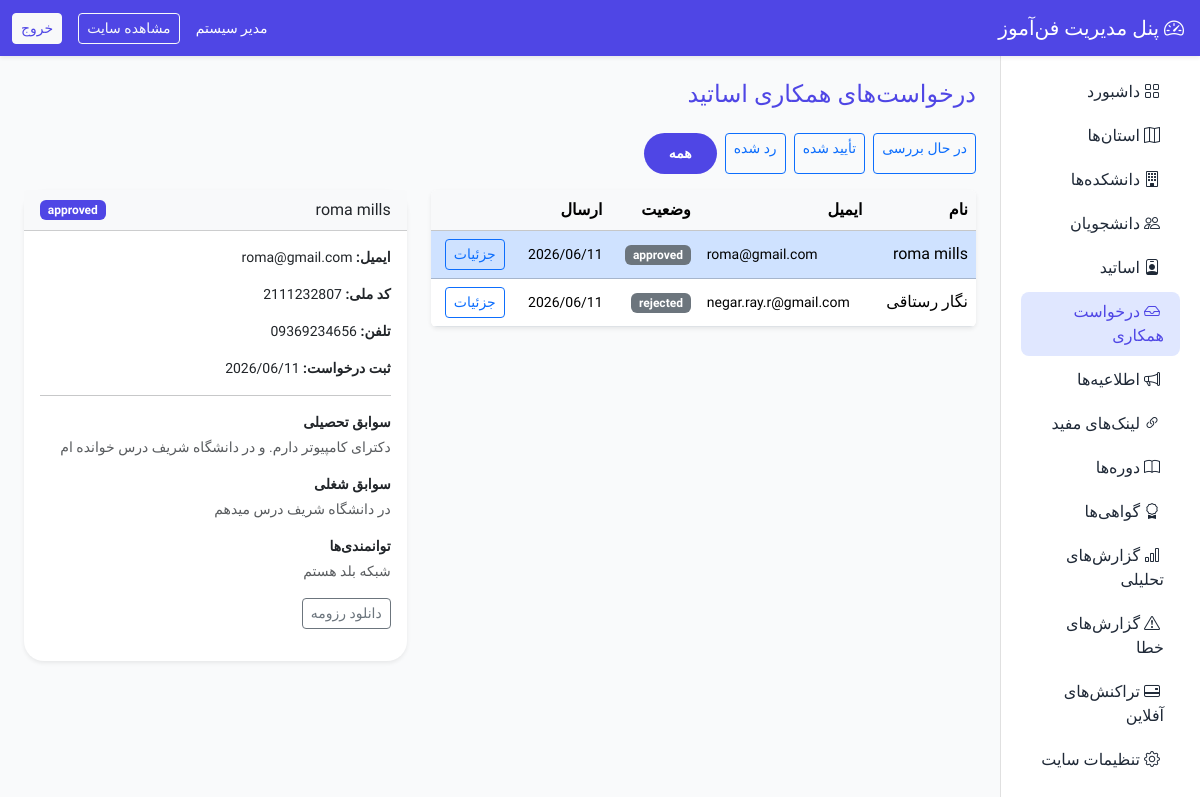
Before: /admin/teacher_applications.php?id=14&status=all (signed in) with the older database file.
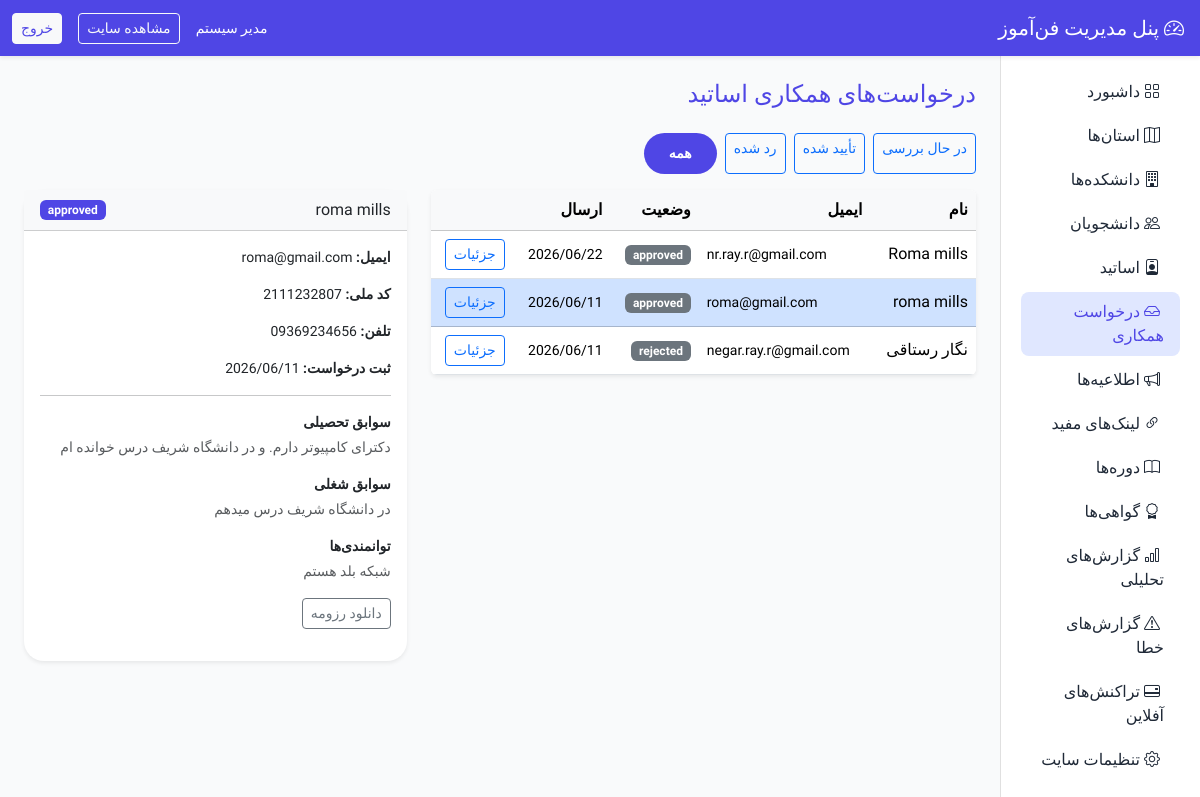
After: the same page with the newer database file.
### tables this page shows
CREATE TABLE `teacher_applications` (
  `id` int(10) UNSIGNED NOT NULL,
  `user_id` int(10) UNSIGNED NOT NULL,
  `education` text NOT NULL,
  `work_experience` text NOT NULL,
  `skills_summary` varchar(1000) NOT NULL,
  `resume_path` varchar(255) DEFAULT NULL,
  `admin_note` text DEFAULT NULL,
  `reviewed_at` timestamp NULL DEFAULT NULL,
  `reviewed_by` int(10) UNSIGNED DEFAULT NULL,
  `submitted_at` timestamp NOT NULL DEFAULT current_timestamp(),
  `updated_at` timestamp NOT NULL DEFAULT current_timestamp() ON UPDATE current_timestamp()
);

CREATE TABLE `users` (
  `id` int(10) UNSIGNED NOT NULL,
  `role` enum('admin','teacher','student') NOT NULL,
  `username` varchar(100) DEFAULT NULL,
  `email` varchar(150) DEFAULT NULL,
  `password_hash` varchar(255) NOT NULL,
  `full_name` varchar(200) NOT NULL,
  `phone` varchar(20) DEFAULT NULL,
  `province_id` int(10) UNSIGNED DEFAULT NULL,
  `institution_id` int(10) UNSIGNED DEFAULT NULL,
  `student_code` varchar(50) DEFAULT NULL,
  `education_level` varchar(50) DEFAULT NULL,
  `national_id` varchar(10) DEFAULT NULL,
  `teacher_status` enum('none','pending','approved','rejected') NOT NULL DEFAULT 'none',
  `first_login_done` tinyint(1) NOT NULL DEFAULT 0,
  `is_active` tinyint(1) NOT NULL DEFAULT 1,
  `created_at` timestamp NOT NULL DEFAULT current_timestamp(),
  `updated_at` timestamp NOT NULL DEFAULT current_timestamp() ON UPDATE current_timestamp()
);

### config/app.php (called while the page is built, shortened)
<?php
return [
    'name' => 'فن‌آموز',
    'url' => 'http://localhost/FanAmooz',
    'timezone' => 'Asia/Tehran',
    'upload_path' => dirname(__DIR__) . '/uploads',
    'upload_url' => '/uploads',
    'session_name' => 'fanamooz_session',
    'roles' => [
        'admin' => 'مدیر',
        'teacher' => 'استاد',
        'student' => 'دانشجو',
    ],
];

### includes/bootstrap.php (called while the page is built, shortened)
<?php
$configApp = require dirname(__DIR__) . '/config/app.php';
date_default_timezone_set($configApp['timezone']);
require_once __DIR__ . '/db.php';
require_once __DIR__ . '/helpers.php';
require_once __DIR__ . '/settings.php';

### includes/helpers.php (called while the page is built, shortened)
<?php
function e($value): string
{
    return htmlspecialchars((string) $value, ENT_QUOTES | ENT_SUBSTITUTE, 'UTF-8');
}
function base_url(string $path = ''): string
{
    global $configApp;
    $base = rtrim($configApp['url'], '/');
    $path = ltrim($path, '/');
    return $path === '' ? $base : $base . '/' . $path;
}
function asset_url(string $path): string
{
    return base_url('assets/' . ltrim($path, '/'));
}
function upload_url(?string $filename): string
{
    global $configApp;
    return rtrim($configApp['url'], '/') . rtrim($configApp['upload_url'], '/') . '/' . ltrim($filename, '/');
}
function format_date(?string $datetime): string
{
    $ts = strtotime($datetime);
    $result = jdate('Y/m/d', $ts);
    return ($result === null || $result === '') ? date('Y/m/d', $ts) : $result;
}

### includes/db.php (called while the page is built, shortened)
<?php
function db(): PDO
{
    static $pdo = null;
    if ($pdo instanceof PDO) {
        return $pdo;
    }
    global $configDb;
    $dsn = sprintf(
        'mysql:host=%s;port=%d;dbname=%s;charset=%s',
        $configDb['host'],
        $configDb['port'],
        $configDb['dbname'],
        $configDb['charset']
    );
    $pdo = new PDO($dsn, $configDb['username'], $configDb['password'], [
        PDO::ATTR_ERRMODE => PDO::ERRMODE_EXCEPTION,
        PDO::ATTR_DEFAULT_FETCH_MODE => PDO::FETCH_ASSOC,
        PDO::ATTR_EMULATE_PREPARES => false,
    ]);
    return $pdo;
}

### includes/settings.php (called while the page is built, shortened)
<?php
function settings_all(): array
{
    static $cache = null;
    if ($cache !== null) {
        return $cache;
    }
    try {
        $rows = db()->query('SELECT setting_key, setting_value FROM settings')->fetchAll();
    } catch (PDOException) {
        return [];
    }
    $cache = [];
    foreach ($rows as $row) {
        $cache[$row['setting_key']] = $row['setting_value'];
    }
    return $cache;
}
function setting(string $key, string $default = ''): string
{
    $all = settings_all();
    return (string) ($all[$key] ?? $default);
}
function site_name(): string
{
    return setting('site_name', 'فن‌آموز');
}

### admin/teacher_applications.php (the view, shortened to what the changed rows need)
<?php
require_once dirname(__DIR__) . '/includes/bootstrap.php';
$activeMenu = 'teachers';
$filter = $_GET['status'] ?? 'pending';
$detailId = (int) ($_GET['id'] ?? 0);
$detail = null;
if ($detailId > 0) {
    $stmt = db()->prepare(
        "SELECT u.*, ta.education, ta.work_experience, ta.skills_summary, ta.resume_path, ta.admin_note AS app_admin_note,
                ta.submitted_at AS app_submitted_at, ta.reviewed_at AS app_reviewed_at
         FROM users u
         LEFT JOIN teacher_applications ta ON ta.user_id = u.id
         WHERE u.id = ? AND u.role = 'teacher' LIMIT 1"
    );
    $stmt->execute([$detailId]);
    $detail = $stmt->fetch() ?: null;
}
$sql = "SELECT u.id, u.full_name, u.username, u.email, u.national_id, u.teacher_status, u.created_at, ta.submitted_at
        FROM users u
        LEFT JOIN teacher_applications ta ON ta.user_id = u.id
        WHERE u.role = 'teacher'";
$params = [];
$sql .= ' ORDER BY COALESCE(ta.submitted_at, u.created_at) DESC';
$listStmt = db()->prepare($sql);
$listStmt->execute($params);
$rows = $listStmt->fetchAll();
require dirname(__DIR__) . '/includes/layout/admin_header.php';
?>
<h1 class="h4 text-primary mb-4">درخواست‌های همکاری اساتید</h1>
<div class="d-flex flex-wrap gap-2 mb-3">
    <?php foreach (['pending' => 'در حال بررسی', 'approved' => 'تأیید شده', 'rejected' => 'رد شده', 'all' => 'همه'] as $k => $label): ?>
        <a class="btn btn-sm <?= $filter === $k ? 'btn-primary' : 'btn-outline-primary' ?>"
           href="<?= e(base_url('admin/teacher_applications.php?status=' . $k)) ?>"><?= e($label) ?></a>
    <?php endforeach; ?>
</div>
<div class="row g-4">
    <div class="col-lg-7">
        <div class="table-responsive bg-white rounded shadow-sm">
            <table class="table table-hover mb-0 align-middle">
                <thead class="table-light">
                <tr>
                    <th>نام</th>
                    <th>ایمیل</th>
                    <th>وضعیت</th>
                    <th>ارسال</th>
                    <th></th>
                </tr>
                </thead>
                <tbody>
                <?php foreach ($rows as $r): ?>
                    <tr class="<?= $detailId === (int) $r['id'] ? 'table-primary' : '' ?>">
                        <td><?= e($r['full_name']) ?></td>
                        <td dir="ltr" class="small"><?= e($r['username'] ?? $r['email'] ?? '') ?></td>
                        <td><span class="badge bg-secondary"><?= e($r['teacher_status']) ?></span></td>
                        <td class="small"><?= e(format_date($r['submitted_at'] ?? $r['created_at'])) ?></td>
                        <td><a class="btn btn-sm btn-outline-primary" href="<?= e(base_url('admin/teacher_applications.php?id=' . (int) $r['id'] . '&status=' . urlencode($filter))) ?>">جزئیات</a></td>
                    </tr>
                <?php endforeach; ?>
                </tbody>
            </table>
        </div>
    </div>
    <div class="col-lg-5">
        <?php if ($detail): ?>
            <div class="card border-0 shadow-sm">
                <div class="card-header bg-light d-flex justify-content-between align-items-center">
                    <span><?= e($detail['full_name']) ?></span>
                    <span class="badge bg-primary"><?= e($detail['teacher_status']) ?></span>
                </div>
                <div class="card-body small">
                    <p><strong>ایمیل:</strong> <span dir="ltr"><?= e($detail['username'] ?? '') ?></span></p>
                    <p><strong>کد ملی:</strong> <span dir="ltr"><?= e($detail['national_id'] ?? '—') ?></span></p>
                    <p><strong>تلفن:</strong> <?= e($detail['phone'] ?? '—') ?></p>
                    <p><strong>ثبت درخواست:</strong> <?= e(format_date($detail['app_submitted_at'] ?? null)) ?></p>
                    <hr>
                    <p class="fw-bold mb-1">سوابق تحصیلی</p>
                    <div class="text-muted mb-3"><?= nl2br(e($detail['education'] ?? '—')) ?></div>
                    <p class="fw-bold mb-1">سوابق شغلی</p>
                    <div class="text-muted mb-3"><?= nl2br(e($detail['work_experience'] ?? '—')) ?></div>
                    <p class="fw-bold mb-1">توانمندی‌ها</p>
                    <div class="text-muted mb-3"><?= nl2br(e($detail['skills_summary'] ?? '—')) ?></div>
                    <?php if (!empty($detail['resume_path'])): ?>
                        <p><a class="btn btn-sm btn-outline-secondary" target="_blank" href="<?= e(upload_url($detail['resume_path'])) ?>">دانلود رزومه</a></p>
                    <?php endif; ?>
                </div>
            </div>
        <?php elseif ($detailId > 0): ?>
            <div class="alert alert-warning">استاد با این شناسه یافت نشد.</div>
        <?php else: ?>
            <div class="text-muted">برای مشاهده جزئیات، یک استاد را از جدول انتخاب کنید.</div>
        <?php endif; ?>
    </div>
</div>
<?php require dirname(__DIR__) . '/includes/layout/admin_footer.php'; ?>

### includes/layout/admin_header.php (shortened to what the changed rows need)
<?php
$pageTitle = $pageTitle ?? 'پنل مدیریت';
$activeMenu = $activeMenu ?? '';
?>
<!DOCTYPE html>
<html lang="fa" dir="rtl">
<head>
    <title><?= e($pageTitle) ?> | <?= e(site_name()) ?></title>
    <link href="https://cdn.jsdelivr.net/npm/bootstrap@5.3.3/dist/css/bootstrap.rtl.min.css" rel="stylesheet">
    <link href="https://cdn.jsdelivr.net/npm/bootstrap-icons@1.11.3/font/bootstrap-icons.min.css" rel="stylesheet">
    <link href="<?= e(asset_url('css/theme.css')) ?>" rel="stylesheet">
<link rel="stylesheet" href="<?= asset_url('css/jalalidatepicker.min.css') ?>">
    <?php require __DIR__ . '/head_extras.php'; ?>
</head>
<body>
<div class="container-fluid">
    <div class="row">
		<aside class="col-lg-2 admin-sidebar py-3" id="adminSidebar">
    <nav class="nav flex-column px-2">
        <?php
                $menu = [
    'dashboard'       => ['index.php', 'داشبورد', 'bi-grid'],
    'provinces'       => ['provinces.php', 'استان‌ها', 'bi-map'],
    'institutions'    => ['institutions.php', 'دانشکده‌ها', 'bi-building'],
    'students'        => ['students.php', 'دانشجویان', 'bi-people'],
    'teachers_list'   => ['teachers.php', 'اساتید', 'bi-person-badge'],
    'teachers'        => ['teacher_applications.php', 'درخواست همکاری', 'bi-inbox'],
    'announcements'   => ['announcements.php', 'اطلاعیه‌ها', 'bi-megaphone'],
    'links'           => ['useful_links.php', 'لینک‌های مفید', 'bi-link-45deg'],
    'courses'         => ['courses.php', 'دوره‌ها', 'bi-book'],
    'certificates'    => ['certificates.php', 'گواهی‌ها', 'bi-award'],
	'analytical_reports' => ['analytics.php', 'گزارش‌های تحلیلی', 'bi-bar-chart'],
'error_reports'      => ['error_reports.php', 'گزارش‌های خطا', 'bi-exclamation-triangle'],
    'payments_offline'=> ['pending_payments.php', 'تراکنش‌های آفلاین', 'bi-credit-card-2-back'],
    'settings'        => ['settings.php', 'تنظیمات سایت', 'bi-gear'],
];
                foreach ($menu as $key => [$file, $label, $icon]):
                    $active = $activeMenu === $key ? 'active' : '';
                ?>
                <a class="nav-link <?= $active ?>" href="<?= e(base_url('admin/' . $file)) ?>">
                    <i class="bi <?= e($icon) ?> ms-1"></i> <?= e($label) ?>
                </a>
                <?php endforeach; ?>
    </nav>
</aside>
        <main class="col-lg-10 py-4 px-4">

Changed rows visible on the page:
added teacher_applications: user.full_name "Roma mills", user.username "nr.ray.r@gmail.com", user.teacher_status "approved", submitted_at "2026/06/22"
